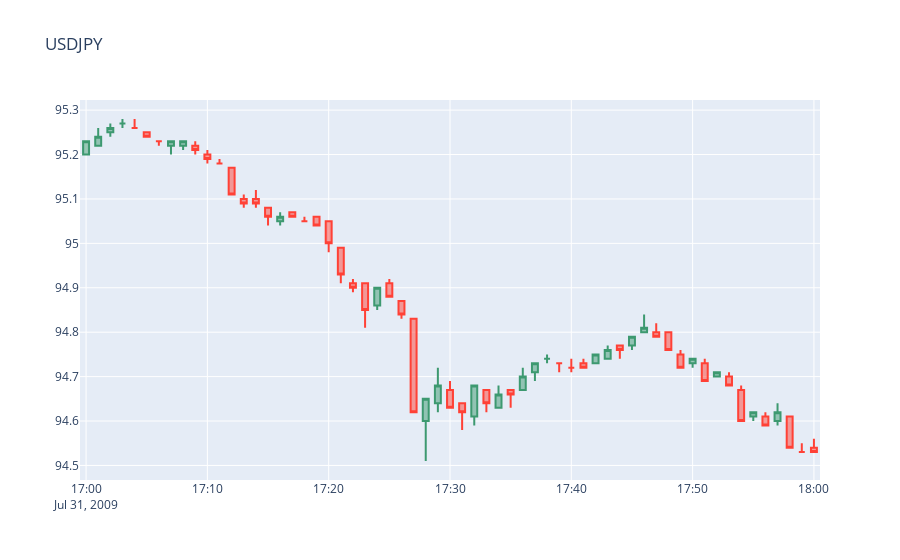

Notebook cell for this chart:
### Markdown cell above
El precio inicia a la alza con un open de 109.76 y en la media hora previa al indicador el precio tiene un incremento constante llegando a un close price de 109.843 cuando sucede el indicador. Despues del indicador, la otra media hora el precio se mantiene de cierta forma constante cerrando con un close price de 109.85. En este caso el precio tambien termino un poco por encima despues del indicador.

### Code cell
m.gv3
